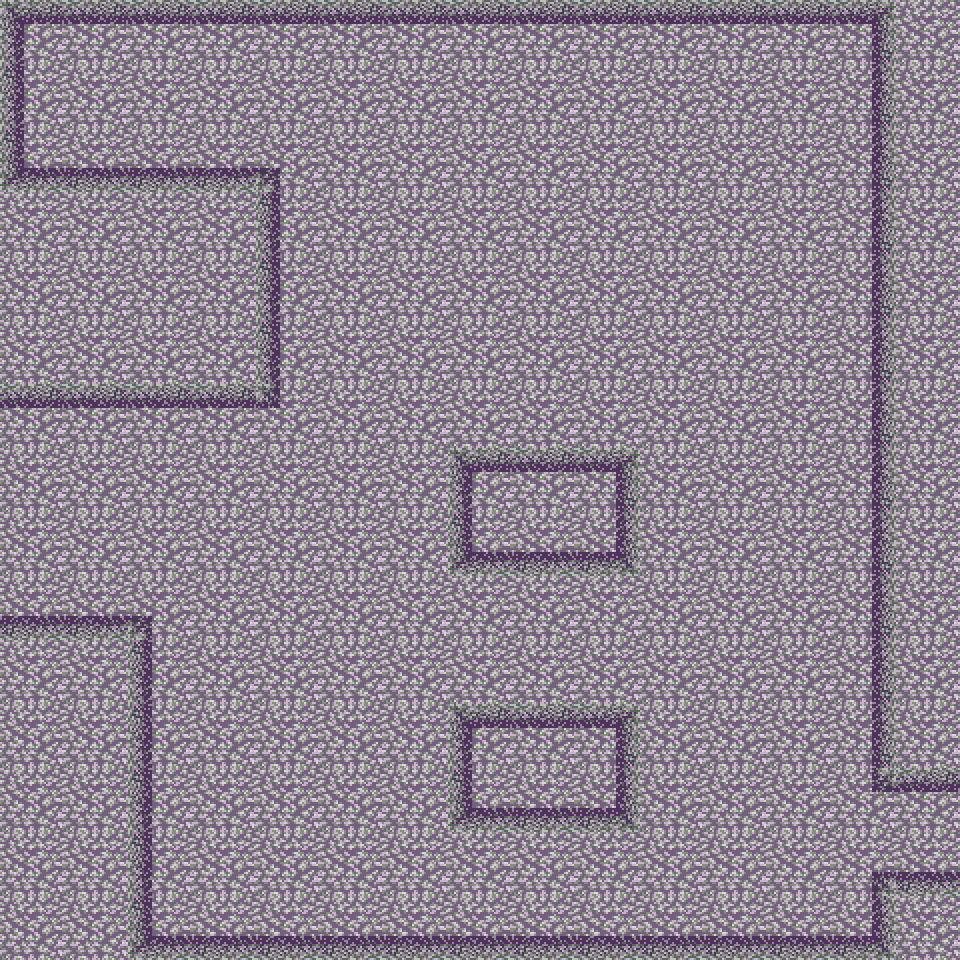

The image is a tile-based game level rendered from a .tmx file. Its description and complete source (layers, tilesets, objects, tile grids) follow:
An orthogonal 15x15 tile map with 64x64 px tiles, 1 tile layer (Tile Layer 1), 2 tilesets and 11 objects (warpRect0, warpRect1).

<map version="1.0" orientation="orthogonal" renderorder="right-down" width="15" height="15" tilewidth="64" tileheight="64" nextobjectid="15">
 <tileset firstgid="1" name="Grass Tile Sheet" tilewidth="64" tileheight="64" tilecount="96" columns="8">
  <image source="Grass Tile Sheet.png" width="512" height="768" />
 </tileset>
 <tileset firstgid="97" name="Granite Tile Sheet" tilewidth="64" tileheight="64" tilecount="96" columns="8">
  <image source="Granite Tile Sheet.png" width="512" height="768" />
 </tileset>
 <layer name="Tile Layer 1" width="15" height="15">
  <data encoding="csv">
106,115,115,115,115,115,115,115,115,115,115,115,115,107,97,
114,97,97,97,97,97,97,97,97,97,97,97,97,116,97,
105,113,113,113,121,97,97,97,97,97,97,97,97,116,97,
97,97,97,97,114,97,97,97,97,97,97,97,97,116,97,
97,97,97,97,114,97,97,97,97,97,97,97,97,116,97,
97,97,97,97,114,97,97,97,97,97,97,97,97,116,97,
115,115,115,115,122,97,97,97,97,97,97,97,97,116,97,
97,97,97,97,97,97,97,106,115,107,97,97,97,116,97,
97,97,97,97,97,97,97,105,113,108,97,97,97,116,97,
113,113,121,97,97,97,97,97,97,97,97,97,97,116,97,
97,97,114,97,97,97,97,97,97,97,97,97,97,116,97,
97,97,114,97,97,97,97,106,115,107,97,97,97,116,97,
97,97,114,97,97,97,97,105,113,108,97,97,97,123,115,
97,97,114,97,97,97,97,97,97,97,97,97,97,124,113,
97,97,105,113,113,113,113,113,113,113,113,113,113,108,97
</data>
 </layer>
 <objectgroup name="Collision">
  <object id="2" x="1" y="167" width="277" height="239" />
  <object id="3" x="-6.66667" y="-1.33333" width="28" height="174.667" />
  <object id="4" x="2.66667" y="1.33333" width="988" height="21.3333" />
  <object id="5" x="873.333" y="-13.3333" width="92" height="805.333" />
  <object id="6" x="873.333" y="873.333" width="85.3333" height="86.6667" />
  <object id="7" x="1.33333" y="940" width="954.667" height="20" />
  <object id="8" x="1.33333" y="617.333" width="149.333" height="341.333" />
  <object id="9" x="449.333" y="448" width="188" height="126.667" />
  <object id="10" x="450.667" y="704" width="189.333" height="129.333" />
 </objectgroup>
 <objectgroup name="warp">
  <object id="13" name="warpRect0" x="-3" y="406" width="11" height="211.333">
   <properties>
    <property name="catX" value="150" />
    <property name="catY" value="180" />
    <property name="nextMap" value="rm01" />
    <property name="startingDirection" value="right" />
    <property name="warpIndex" value="0" />
   </properties>
  </object>
  <object id="14" name="warpRect1" x="949" y="793.333" width="9.9997" height="74.6667">
   <properties>
    <property name="startingDirection" value="left" />
    <property name="warpIndex" value="1" />
   </properties>
  </object>
 </objectgroup>
</map>